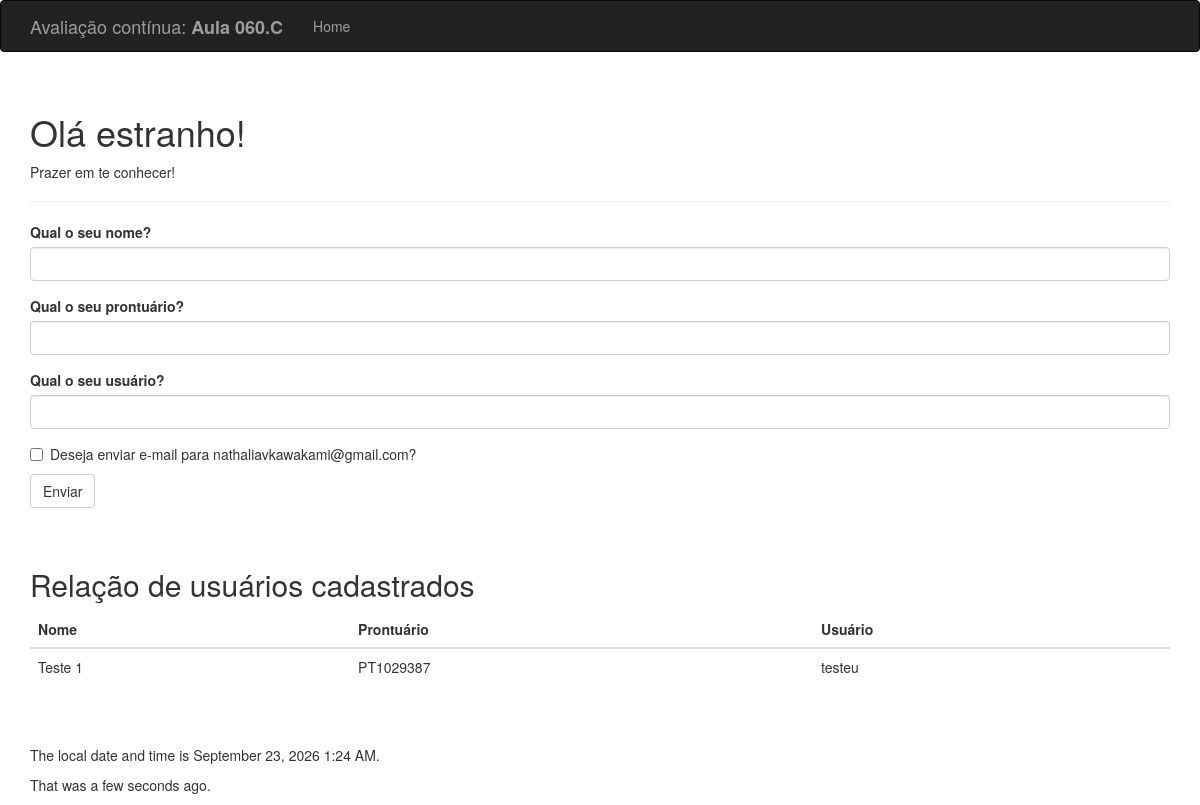
Before: / with the older database file.
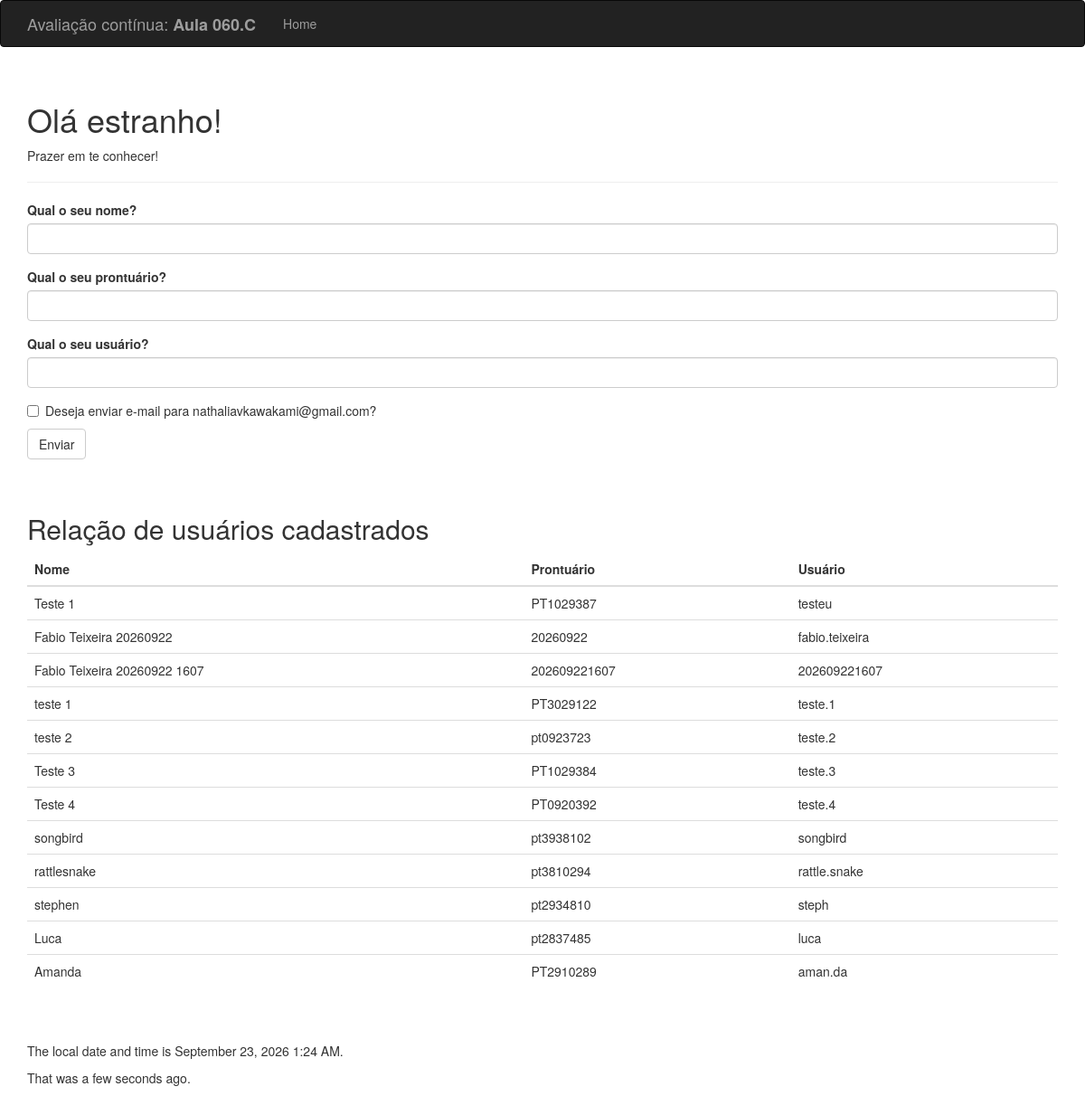
After: the same page with the newer database file.
### hello.py (models this page shows, shortened)
class User(db.Model):
    __tablename__ = 'users'
    id = db.Column(
        db.Integer,
        primary_key=True
    )
    nome = db.Column(
        db.String(100),
        nullable=False
    )
    prontuario = db.Column(
        db.String(20),
        unique=True,
        nullable=False
    )
    username = db.Column(
        db.String(100),
        unique=True,
        index=True,
        nullable=False
    )

### hello.py (the view, shortened to what this page needs)
@app.route('/', methods=['GET', 'POST'])
def index():
    form = NameForm()
    todos_os_usuarios = User.query.order_by(
        User.id
    ).all()
    return render_template(
        'index.html',
        form=form,
        nome_completo=session.get('name'),
        known=session.get('known', False),
        users=todos_os_usuarios
    )

### hello.py
class NameForm(FlaskForm):
    nome = StringField(
        'Qual o seu nome?',
        validators=[DataRequired()]
    )
    prontuario = StringField(
        'Qual o seu prontuário?',
        validators=[DataRequired()]
    )
    username = StringField(
        'Qual o seu usuário?',
        validators=[DataRequired()]
    )
    enviar_email = BooleanField(
        'Deseja enviar e-mail para nathaliavkawakami@gmail.com?'
    )
    submit = SubmitField('Enviar')

### hello.py (called while the page is built)
@app.context_processor
def inject_time():
    return dict(
        current_time=datetime.utcnow()
    )

### templates/index.html (shortened to what this page needs)
{% extends "base.html" %}
{% import "bootstrap/wtf.html" as wtf %}
{% block page_content %}
<div class="page-header">
    {% if nome_completo %}
        <h1>Olá, {{ nome_completo }}!</h1>
        {% if not known %}
            <p>Prazer em te conhecer!</p>
        {% else %}
            <p>Bom te ver novamente!</p>
        {% endif %}
    {% else %}
        <h1>Olá estranho!</h1>
        <p>Prazer em te conhecer!</p>
    {% endif %}
</div>
{{ wtf.quick_form(form) }}
<br>
<br>
<h2>Relação de usuários cadastrados</h2>
<table class="table table-hover">
    <thead>
        <tr>
            <th>Nome</th>
            <th>Prontuário</th>
            <th>Usuário</th>
        </tr>
    </thead>
    <tbody>
        {% for user in users %}
        <tr>
            <td>{{ user.nome }}</td>
            <td>{{ user.prontuario }}</td>
            <td>{{ user.username }}</td>
        </tr>
        {% else %}
        <tr>
            <td colspan="3">
                Nenhum usuário cadastrado.
            </td>
        </tr>
        {% endfor %}
    </tbody>
</table>
{% endblock %}

### templates/base.html (shortened to what this page needs)
{% extends "bootstrap/base.html" %}
{% block head %}
{{ super() }}
{% endblock %}
{% block navbar %}
<div class="navbar navbar-inverse" role="navigation">
    <div class="container">
        <div class="navbar-header">
            <a class="navbar-brand" href="{{ url_for('index') }}">Avaliação contínua: <strong>Aula 060.C</strong></a>
        </div>
        <div class="navbar-collapse collapse">
            <ul class="nav navbar-nav">
                <li><a href="{{ url_for('index') }}">Home</a></li>
            </ul>
        </div>
    </div>
</div>
{% endblock %}
{% block content %}
<div class="container">
    {% block page_content %}{% endblock %}
    <br><br>
    <p>The local date and time is {{ moment(current_time).format('LLL') }}.</p>
    <p>That was {{ moment(current_time).fromNow(refresh=True) }}.</p>
</div>
{% endblock %}

Changed rows visible on the page:
added User: nome "Fabio Teixeira 20260922", prontuario "20260922", username "fabio.teixeira"
added User: nome "Fabio Teixeira 20260922 1607", prontuario "202609221607", username "202609221607"
added User: nome "teste 1", prontuario "PT3029122", username "teste.1"
added User: nome "teste 2", prontuario "pt0923723", username "teste.2"
added User: nome "Teste 3", prontuario "PT1029384", username "teste.3"
added User: nome "Teste 4", prontuario "PT0920392", username "teste.4"
added User: nome "songbird", prontuario "pt3938102", username "songbird"
added User: nome "rattlesnake", prontuario "pt3810294", username "rattle.snake"
added User: nome "stephen", prontuario "pt2934810", username "steph"
added User: nome "Luca", prontuario "pt2837485", username "luca"
added User: nome "Amanda", prontuario "PT2910289", username "aman.da"
